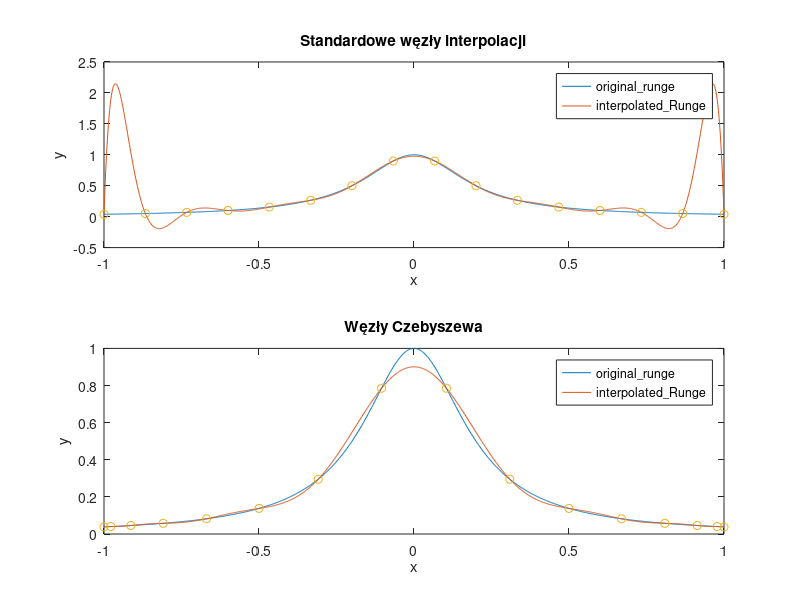

Recreate this plot in MATLAB.
function [nodes_Chebyshev, V, V2, original_Runge, interpolated_Runge, interpolated_Runge_Chebyshev] = zadanie2()
% nodes_Chebyshev - wektor wierszowy zawierający N=16 węzłów Czebyszewa drugiego rodzaju
% V - macierz Vandermonde obliczona dla 16 węzłów interpolacji rozmieszczonych równomiernie w przedziale [-1,1]
% V2 - macierz Vandermonde obliczona dla węzłów interpolacji zdefiniowanych w wektorze nodes_Chebyshev
% original_Runge - wektor wierszowy zawierający wartości funkcji Runge dla wektora x_fine=linspace(-1, 1, 1000)
% interpolated_Runge - wektor wierszowy wartości funkcji interpolującej określonej dla równomiernie rozmieszczonych węzłów interpolacji
% interpolated_Runge_Chebyshev - wektor wierszowy wartości funkcji interpolującej wyznaczonej
%       przy zastosowaniu 16 węzłów Czebyszewa zawartych w nodes_Chebyshev 
    N = 16;
    x_fine = linspace(-1, 1, 1000);
    nodes_Chebyshev = get_Chebyshev_nodes(N);

    V = vandermonde_matrix(N);
    V2 = vandermonde_matrix2(nodes_Chebyshev, N);
    original_Runge = arrayfun(@(x) 1/(1 + (25 * x*x)), x_fine);
    interpolation_nodes = linspace(-1, 1, 16);
    values = arrayfun(@(x) 1/(1 + (25 * x * x)), interpolation_nodes);
    c_runge = V \ values';
    interpolated_Runge = polyval(flipud(c_runge), x_fine);
    subplot(2,1,1);
    plot(x_fine, original_Runge);
    hold on;
    plot(x_fine, interpolated_Runge);
    plot(interpolation_nodes, values, 'o');
    title("Standardowe węzły interpolacji");
    xlabel('x');
    ylabel('y');
    legend('original\_runge', 'interpolated\_Runge');
    hold off;

    subplot(2,1,2);
    values = arrayfun(@(x) 1/(1 + (25 * x*x)), nodes_Chebyshev);
    c_runge = V2 \ values';
    interpolated_Runge_Chebyshev = polyval(flipud(c_runge), x_fine);
     plot(x_fine, original_Runge);
    hold on;
    plot(x_fine, interpolated_Runge_Chebyshev);
    plot(nodes_Chebyshev, values, 'o');
    title("Węzły Czebyszewa");
    xlabel('x');
    ylabel('y');
    legend('original\_runge', 'interpolated\_Runge');
    hold off;
    saveas(gcf, 'zadanie2.png');
end

function nodes = get_Chebyshev_nodes(N)
    % oblicza N węzłów Czebyszewa drugiego rodzaju
    nodes = cos( (0:(N-1)) *pi / (N-1) );
end

function V = vandermonde_matrix2(data, N)
    % Generuje macierz Vandermonde dla N równomiernie rozmieszczonych w przedziale [-1, 1] węzłów interpolacji
    V = ones(N, N);
    for i = 1:N
        for j = 0:(N-1)
            V(i,j+1) = power(data(i), j);
        end
    end
end

function V = vandermonde_matrix(N)
    % Generuje macierz Vandermonde dla N równomiernie rozmieszczonych w przedziale [-1, 1] węzłów interpolacji
    x_coarse = linspace(-1,1,N);
    V = ones(N, N);
    for i = 1:N
        for j = 0:(N-1)
            V(i,j+1) = power(x_coarse(i), j);
        end
    end
end